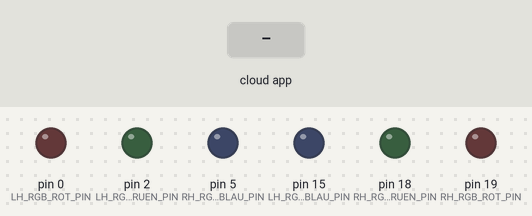
Simulated run of this sketch. Board: Arduino Uno, built with avr-gcc and run on an emulated ATmega328P. Parts: output pins drawn as LEDs (lit = HIGH). The inputs (shaded band) are chosen by the test bench. The ROS host is connected and sends only what is stated.

Above: at 3.2 s.
3.3 s: the phone or cloud app sets angular.z to -100
At 3.9 s:
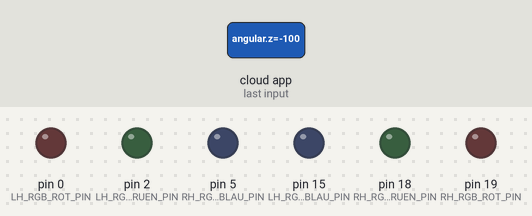
4.9 s: the phone or cloud app sets angular.z to 100
At 6.4 s:
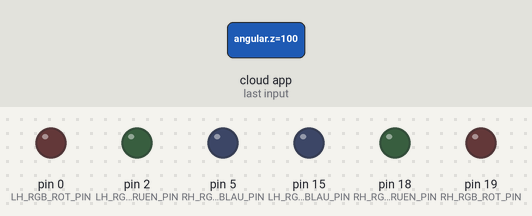
Timing chart, 0 to 7.9 s (numbered marks = the images above; inputs shaded):
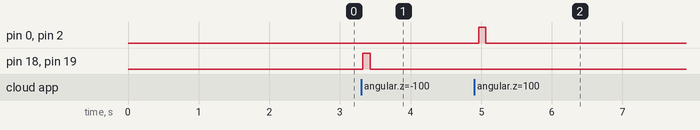

Measured:
- after the input at 3.3 s, pin 18 (RH_RGB_GRUEN_PIN), pin 19 (RH_RGB_ROT_PIN): LOW → HIGH at once, → LOW 0.10 s later
- after the input at 4.9 s, pin 0 (LH_RGB_ROT_PIN), pin 2 (LH_RGB_GRUEN_PIN): LOW → HIGH after 0.06 s, → LOW 0.10 s later

The sketch:

TrailerWeis_Blinker.ino
```cpp
#include <micro_ros_arduino.h>

#include <stdio.h>
#include <rcl/rcl.h>
#include <rcl/error_handling.h>
#include <rclc/rclc.h>
#include <rclc/executor.h>

#include <geometry_msgs/msg/twist.h>

rcl_subscription_t subscriber;
geometry_msgs__msg__Twist msg;
rclc_executor_t executor;
rcl_allocator_t allocator;
rclc_support_t support;
rcl_node_t node;


#define RH_RGB_ROT_PIN 19
#define RH_RGB_GRUEN_PIN 18
#define RH_RGB_BLAU_PIN 5

#define LH_RGB_ROT_PIN 0
#define LH_RGB_GRUEN_PIN 2
#define LH_RGB_BLAU_PIN 15

#define RCCHECK(fn) { rcl_ret_t temp_rc = fn; if((temp_rc != RCL_RET_OK)){error_loop();}}
#define RCSOFTCHECK(fn) { rcl_ret_t temp_rc = fn; if((temp_rc != RCL_RET_OK)){error_loop();}}

void error_loop() {
  while (1) {
    digitalWrite(RH_RGB_BLAU_PIN, !digitalRead(RH_RGB_BLAU_PIN));
    digitalWrite(LH_RGB_BLAU_PIN, !digitalRead(LH_RGB_BLAU_PIN));
    delay(100);
  }
}

//twist message cb
void subscription_callback(const void *msgin) {
  const geometry_msgs__msg__Twist * msg = (const geometry_msgs__msg__Twist *)msgin;
  // if velocity in x direction is 0 turn off LED, if 1 turn on LEDl
  // digitalWrite(LED_PIN, (msg->angular.z == 0) ? LOW : HIGH);

  // if (msg->angular.z < 0.2)

  int8_t value = 0;

  if (msg->angular.z == 0.0 )
  {
    value = 0;
  }

  else if (msg->angular.z <= 0.2)
  {
    value = 10; // leuchte Rechts
  }
  else if (msg->angular.z >= -0.2)
  {
    value = 11; // leuchte Links
  }

  // else if (msg->linear.x <= 0.2)
  // {
  //   value = 3; // Vorwärts
  // }
  // else if (msg->linear.x >= -0.2)
  // {
  //   value = 13; // Rückwärts
  // }


  switch (value) {
    case 0: // Alle Aus
      digitalWrite(RH_RGB_ROT_PIN, LOW);
      digitalWrite(RH_RGB_GRUEN_PIN, LOW);
      digitalWrite(RH_RGB_BLAU_PIN, LOW);

      digitalWrite(LH_RGB_ROT_PIN, LOW);
      digitalWrite(LH_RGB_GRUEN_PIN, LOW);
      digitalWrite(LH_RGB_BLAU_PIN, LOW);
      break;
    case 1: // Rot Rechts
      digitalWrite(RH_RGB_ROT_PIN, HIGH);
      digitalWrite(RH_RGB_GRUEN_PIN, LOW);
      digitalWrite(RH_RGB_BLAU_PIN, LOW);

      digitalWrite(LH_RGB_ROT_PIN, LOW);
      digitalWrite(LH_RGB_GRUEN_PIN, LOW);
      digitalWrite(LH_RGB_BLAU_PIN, LOW);
      break;
    case 2:
      digitalWrite(RH_RGB_ROT_PIN, LOW);
      digitalWrite(RH_RGB_GRUEN_PIN, LOW);
      digitalWrite(RH_RGB_BLAU_PIN, LOW);

      digitalWrite(LH_RGB_ROT_PIN, HIGH);
      digitalWrite(LH_RGB_GRUEN_PIN, LOW);
      digitalWrite(LH_RGB_BLAU_PIN, LOW);
      break;
    case 3: // Alle Rot
      digitalWrite(RH_RGB_ROT_PIN, HIGH);
      digitalWrite(RH_RGB_GRUEN_PIN, LOW);
      digitalWrite(RH_RGB_BLAU_PIN, LOW);

      digitalWrite(LH_RGB_ROT_PIN, HIGH);
      digitalWrite(LH_RGB_GRUEN_PIN, LOW);
      digitalWrite(LH_RGB_BLAU_PIN, LOW);
      break;
    case 4: // Gruen Rechts
      digitalWrite(RH_RGB_ROT_PIN, LOW);
      digitalWrite(RH_RGB_GRUEN_PIN, HIGH);
      digitalWrite(RH_RGB_BLAU_PIN, LOW);

      digitalWrite(LH_RGB_ROT_PIN, LOW);
      digitalWrite(LH_RGB_GRUEN_PIN, LOW);
      digitalWrite(LH_RGB_BLAU_PIN, LOW);
      break;
    case 5:
      digitalWrite(RH_RGB_ROT_PIN, LOW);
      digitalWrite(RH_RGB_GRUEN_PIN, LOW);
      digitalWrite(RH_RGB_BLAU_PIN, LOW);

      digitalWrite(LH_RGB_ROT_PIN, LOW);
      digitalWrite(LH_RGB_GRUEN_PIN, HIGH);
      digitalWrite(LH_RGB_BLAU_PIN, LOW);
      break;
    case 6: // Alle Gruen
      digitalWrite(RH_RGB_ROT_PIN, LOW);
      digitalWrite(RH_RGB_GRUEN_PIN, HIGH);
      digitalWrite(RH_RGB_BLAU_PIN, LOW);

      digitalWrite(LH_RGB_ROT_PIN, LOW);
      digitalWrite(LH_RGB_GRUEN_PIN, HIGH);
      digitalWrite(LH_RGB_BLAU_PIN, LOW);
      break;
    case 7: // Blau Rechts
      digitalWrite(RH_RGB_ROT_PIN, LOW);
      digitalWrite(RH_RGB_GRUEN_PIN, LOW);
      digitalWrite(RH_RGB_BLAU_PIN, HIGH);

      digitalWrite(LH_RGB_ROT_PIN, LOW);
      digitalWrite(LH_RGB_GRUEN_PIN, LOW);
      digitalWrite(LH_RGB_BLAU_PIN, LOW);
      break;
    case 8:
      digitalWrite(RH_RGB_ROT_PIN, LOW);
      digitalWrite(RH_RGB_GRUEN_PIN, LOW);
      digitalWrite(RH_RGB_BLAU_PIN, LOW);

      digitalWrite(LH_RGB_ROT_PIN, LOW);
      digitalWrite(LH_RGB_GRUEN_PIN, LOW);
      digitalWrite(LH_RGB_BLAU_PIN, HIGH);
      break;
    case 9: // Alle Blau
      digitalWrite(RH_RGB_ROT_PIN, LOW);
      digitalWrite(RH_RGB_GRUEN_PIN, LOW);
      digitalWrite(RH_RGB_BLAU_PIN, HIGH);

      digitalWrite(LH_RGB_ROT_PIN, LOW);
      digitalWrite(LH_RGB_GRUEN_PIN, LOW);
      digitalWrite(LH_RGB_BLAU_PIN, HIGH);
      break;
    case 10: // Gelb Rechts
      digitalWrite(RH_RGB_ROT_PIN, HIGH);
      digitalWrite(RH_RGB_GRUEN_PIN, HIGH);
      digitalWrite(RH_RGB_BLAU_PIN, LOW);

      digitalWrite(LH_RGB_ROT_PIN, LOW);
      digitalWrite(LH_RGB_GRUEN_PIN, LOW);
      digitalWrite(LH_RGB_BLAU_PIN, LOW);

      delay(100);

      digitalWrite(RH_RGB_ROT_PIN, LOW);
      digitalWrite(RH_RGB_GRUEN_PIN, LOW);
      digitalWrite(RH_RGB_BLAU_PIN, LOW);

      digitalWrite(LH_RGB_ROT_PIN, LOW);
      digitalWrite(LH_RGB_GRUEN_PIN, LOW);
      digitalWrite(LH_RGB_BLAU_PIN, LOW);

      delay(100);
      break;
    case 11: // Gelb Links
      digitalWrite(RH_RGB_ROT_PIN, LOW);
      digitalWrite(RH_RGB_GRUEN_PIN, LOW);
      digitalWrite(RH_RGB_BLAU_PIN, LOW);

      digitalWrite(LH_RGB_ROT_PIN, HIGH);
      digitalWrite(LH_RGB_GRUEN_PIN, HIGH);
      digitalWrite(LH_RGB_BLAU_PIN, LOW);

      delay(100);

      digitalWrite(RH_RGB_ROT_PIN, LOW);
      digitalWrite(RH_RGB_GRUEN_PIN, LOW);
      digitalWrite(RH_RGB_BLAU_PIN, LOW);

      digitalWrite(LH_RGB_ROT_PIN, LOW);
      digitalWrite(LH_RGB_GRUEN_PIN, LOW);
      digitalWrite(LH_RGB_BLAU_PIN, LOW);

      delay(100);
      break;
    case 12: // Alle Gelb
      digitalWrite(RH_RGB_ROT_PIN, HIGH);
      digitalWrite(RH_RGB_GRUEN_PIN, HIGH);
      digitalWrite(RH_RGB_BLAU_PIN, LOW);

      digitalWrite(LH_RGB_ROT_PIN, HIGH);
      digitalWrite(LH_RGB_GRUEN_PIN, HIGH);
      digitalWrite(LH_RGB_BLAU_PIN, LOW);
      break;
    case 13: // Alle Weiss
      digitalWrite(RH_RGB_ROT_PIN, HIGH);
      digitalWrite(RH_RGB_GRUEN_PIN, HIGH);
      digitalWrite(RH_RGB_BLAU_PIN, HIGH);

      digitalWrite(LH_RGB_ROT_PIN, HIGH);
      digitalWrite(LH_RGB_GRUEN_PIN, HIGH);
      digitalWrite(LH_RGB_BLAU_PIN, HIGH);
      break;
    default:
      break;
  }
}

void setup() {
  // set_microros_transports();
  set_microros_wifi_transports("FRITZ!Box 7490", "XXX", "192.168.178.86", 8888);
  pinMode(RH_RGB_ROT_PIN, OUTPUT);
  pinMode(RH_RGB_GRUEN_PIN, OUTPUT);
  pinMode(RH_RGB_BLAU_PIN, OUTPUT);

  pinMode(LH_RGB_ROT_PIN, OUTPUT);
  pinMode(LH_RGB_GRUEN_PIN, OUTPUT);
  pinMode(LH_RGB_BLAU_PIN, OUTPUT);


  digitalWrite(RH_RGB_ROT_PIN, LOW);
  digitalWrite(RH_RGB_GRUEN_PIN, LOW);
  digitalWrite(RH_RGB_BLAU_PIN, LOW);

  digitalWrite(LH_RGB_ROT_PIN, LOW);
  digitalWrite(LH_RGB_GRUEN_PIN, LOW);
  digitalWrite(LH_RGB_BLAU_PIN, LOW);

  delay(2000);

  allocator = rcl_get_default_allocator();

  //create init_options
  RCCHECK(rclc_support_init(&support, 0, NULL, &allocator));

  // create node
  RCCHECK(rclc_node_init_default(&node, "trailer_blinker", "", &support));

  // create subscriber
  RCCHECK(rclc_subscription_init_default(
            &subscriber,
            &node,
            ROSIDL_GET_MSG_TYPE_SUPPORT(geometry_msgs, msg, Twist),
            "leo_driver/cmd_vel_unstamped"));

  // create executor
  RCCHECK(rclc_executor_init(&executor, &support.context, 1, &allocator));
  RCCHECK(rclc_executor_add_subscription(&executor, &subscriber, &msg, &subscription_callback, ON_NEW_DATA));

}

void loop() {
  delay(100);
  RCCHECK(rclc_executor_spin_some(&executor, RCL_MS_TO_NS(100)));
}
```
